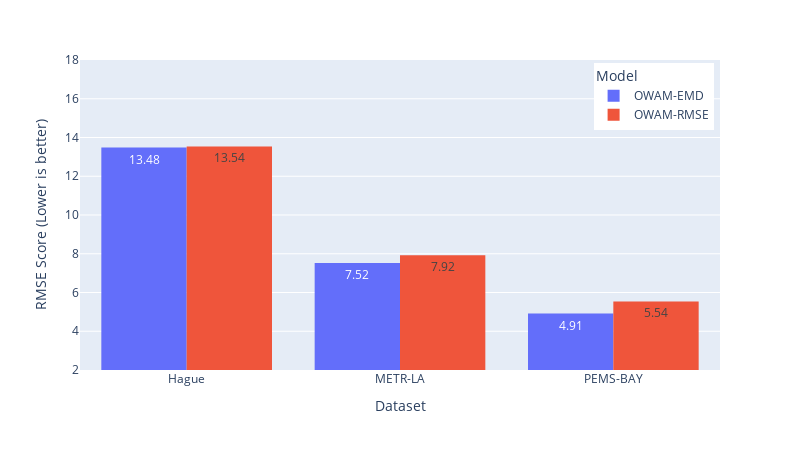

Notebook code for this chart:
### Markdown cell above
### b. Earth Mover Distance Effects

### Code cell
# RMSE score comparison of EMD vs PW-AE
sample_df = weighted_result_df
sample_df = sample_df[(sample_df['model_name'] == 'PW-AE-EMD') | (sample_df['model_name'] == 'PW-AE')]
sample_df['model_name'] = sample_df['model_name'].replace({'PW-AE-EMD': 'OWAM-EMD', 'PW-AE': 'OWAM-RMSE'})
# replace column model_name with Model Name
sample_df = sample_df.rename(columns={'model_name': 'Model'})
sample_df = sample_df[((sample_df['threshold'] == '0.5') &  (sample_df['data_name'] == 'METR-LA')) | ((sample_df['threshold'] == '1.0') & (sample_df['data_name'] == 'Hague'))  |((sample_df['threshold'] == '0.1') & (sample_df['data_name'] == 'PEMS-BAY'))]
# Accuracy comparison of EMD vs PW-AE
fig = px.histogram(sample_df, x="data_name", y="RMSE",
             color='Model', barmode='group', text_auto=True, height=450, width=800)
fig.update_yaxes(title='RMSE Score (Lower is better)', range=[2, 18])
fig.update_xaxes(title='Dataset')
fig.update_layout(legend=dict(
    yanchor="top",
    y=0.99,
    xanchor="right",
    x=0.99,
), legend_font=dict(size=12))
fig.show()
pio.write_image(fig, 'plots/emd_rmse.png',height=450, width = 800, scale=4)

### Figure 1 — Plotly figure (JSON) as saved in the notebook; plotly's stock layout.template omitted (floating-point values rounded to 4 significant figures)
{"data": [{"alignmentgroup": "True", "bingroup": "x", "histfunc": "sum", "hovertemplate": "Model=OWAM-EMD<br>data_name=%{x}<br>sum of RMSE=%{y}<extra></extra>", "legendgroup": "OWAM-EMD", "marker": {"color": "#636efa", "pattern": {"shape": ""}}, "name": "OWAM-EMD", "offsetgroup": "OWAM-EMD", "orientation": "v", "showlegend": true, "texttemplate": "%{value}", "type": "histogram", "x": ["Hague", "METR-LA", "PEMS-BAY"], "xaxis": "x", "y": [13.48, 7.52, 4.91], "yaxis": "y"}, {"alignmentgroup": "True", "bingroup": "x", "histfunc": "sum", "hovertemplate": "Model=OWAM-RMSE<br>data_name=%{x}<br>sum of RMSE=%{y}<extra></extra>", "legendgroup": "OWAM-RMSE", "marker": {"color": "#EF553B", "pattern": {"shape": ""}}, "name": "OWAM-RMSE", "offsetgroup": "OWAM-RMSE", "orientation": "v", "showlegend": true, "texttemplate": "%{value}", "type": "histogram", "x": ["Hague", "METR-LA", "PEMS-BAY"], "xaxis": "x", "y": [13.54, 7.92, 5.54], "yaxis": "y"}], "layout": {"barmode": "group", "height": 450, "legend": {"font": {"size": 12}, "title": {"text": "Model"}, "tracegroupgap": 0, "x": 0.99, "xanchor": "right", "y": 0.99, "yanchor": "top"}, "margin": {"t": 60}, "width": 800, "xaxis": {"anchor": "y", "domain": [0, 1], "title": {"text": "Dataset"}}, "yaxis": {"anchor": "x", "domain": [0, 1], "range": [2, 18], "title": {"text": "RMSE Score (Lower is better)"}}}}
